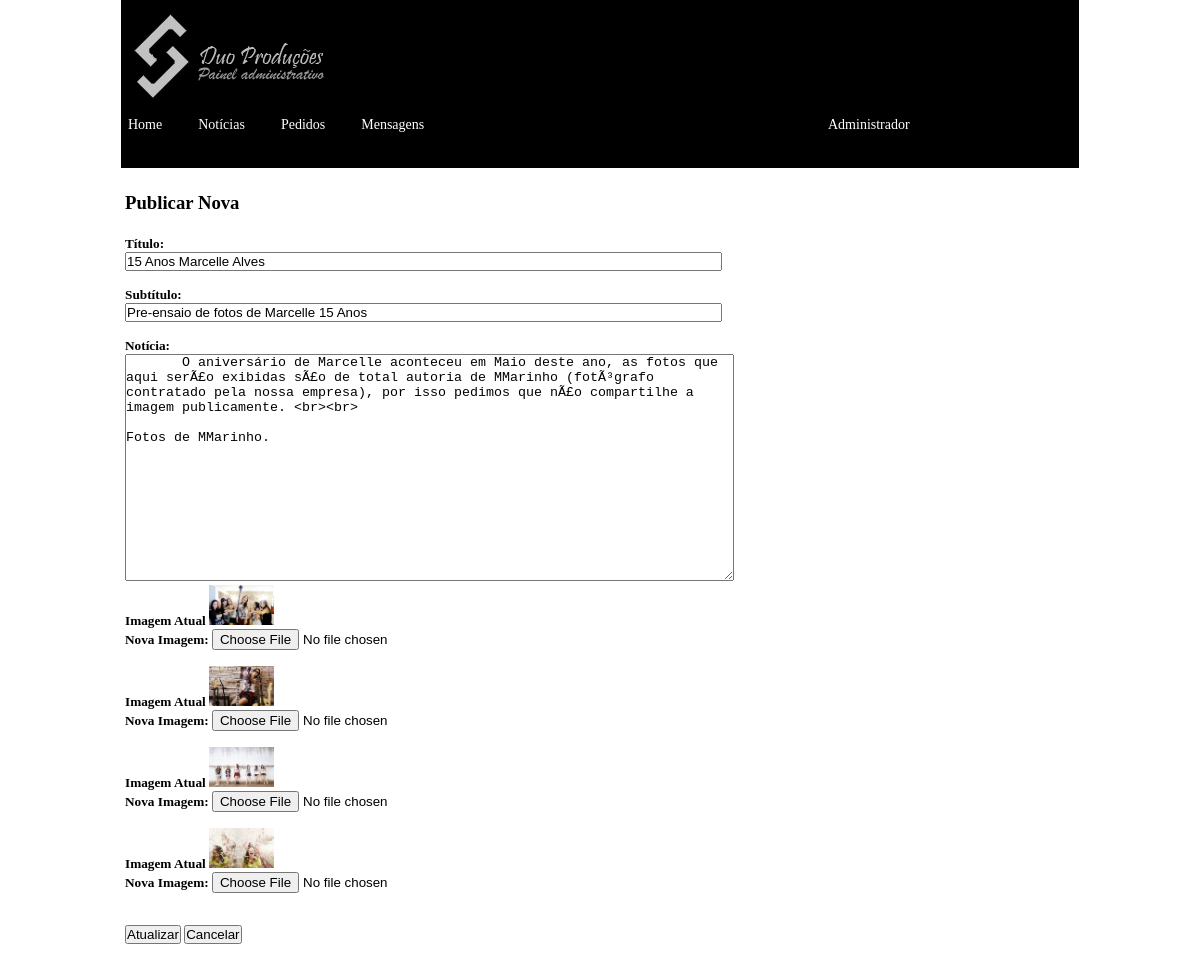
Screenshot of /editarnoticia.php?id=1 (signed in) with the database file from the repository.
### tables this page shows
CREATE TABLE `noticia` (
  `idNoticia` int(11) NOT NULL,
  `titulo` varchar(90) NOT NULL,
  `subtitulo` varchar(150) NOT NULL,
  `noticia` longtext NOT NULL,
  `data` date NOT NULL,
  `hora` time NOT NULL,
  `imagem1` varchar(100) NOT NULL,
  `imagem2` varchar(100) NOT NULL,
  `imagem3` varchar(100) NOT NULL,
  `imagem4` varchar(100) NOT NULL,
  `curtir` int(11) NOT NULL
);

### editarnoticia.php (the view, shortened to what this page needs)
<?php
include ("painel-logado-adm.php");
?>
</head>
<link href="SpryAssets/SpryValidationTextField.css" rel="stylesheet" type="text/css">
<link href="SpryAssets/SpryValidationTextarea.css" rel="stylesheet" type="text/css">
<body>
 <?php
	$id = $_GET['id'];
	$con=mysqli_connect("localhost","root","","tabela");
	$resultado = mysqli_query($con,"SELECT * FROM noticia WHERE idNoticia = '$id'");
	while($dados = mysqli_fetch_array($resultado)){
	?>
<div class="center_content">
<h3><b>Publicar Nova </b><br /><br /></h3>
<form action="editn.php" method="post" enctype="multipart/form-data">
<h5>
<div class="label"><label for="titulo">Título:</label></div>
<div class="campo">
<span id="sprytextfield1">
<input name="titulo" type="text"  id="titulo" size="72" value="<?php echo "$dados[titulo]"?>">
<span class="textfieldRequiredMsg">Um valor é necessário.</span></span><br />
<br />
<div class="label"><label for="titulo">Subtítulo:</label></div>
<div class="campo">
<span id="sprytextfield2">
<input name="subtitulo" type="text"  id="titulo" size="72" value="<?php echo $dados['subtitulo']; ?>" />
<span class="textfieldRequiredMsg">Um valor é necessário.</span></span><br />
<br />
<div class="label"><label for="noticia">Notícia: </label></div>
<div class="campo">
<span id="sprytextarea1">
<textarea name="noticia" id="noticia" cols="74" rows="15"> <?php echo "$dados[noticia]"?> </textarea>
<span class="textareaRequiredMsg">Um valor é necessário.</span></span><br />
<label> Imagem Atual </label>
        <img width="65" height="40" src="<?php echo $dados['imagem1'] ?>" />
        <br/>
    <label> Nova Imagem: </label>
    	<input type="file" name="imagemNova"> <br /><br />
        <label> Imagem Atual </label>
        <img width="65" height="40" src="<?php echo $dados['imagem2'] ?>" />
        <br/>
    <label> Nova Imagem: </label>
    	<input type="file" name="imagemNova2"> <br /><br />
        <label> Imagem Atual </label>
        <img width="65" height="40" src="<?php echo $dados['imagem3'] ?>" />
        <br/>
    <label> Nova Imagem: </label>
    	<input type="file" name="imagemNova3"> <br /><br />
        <label> Imagem Atual </label>
        <img width="65" height="40" src="<?php echo $dados['imagem4'] ?>" />
        <br/>
    <label> Nova Imagem: </label>
    	<input type="file" name="imagemNova4"> <br /><br />
<br />
<input type="submit" value="Atualizar"/>
<input type="reset"  value="Cancelar"/>
</form>
<br />
<br />
<br />
<?php } ?>
</body>
</html>

### adm/style.css (style rules this page uses)
.center_content { width:960px; clear:both; padding:35px 0 0 0; }

### adm/css/estilo.css (style rules this page uses)
* { padding:0; margin:0; }
body { background-color:#FFF; }

### rows the page displays
noticia: titulo "15 Anos Marcelle Alves", subtitulo "Pre-ensaio de fotos de Marcelle 15 Anos", noticia "O aniversário de Marcelle aconteceu em Maio deste ano, as fotos que aqui serÃ£o exibidas sÃ£o de total autoria de MMarinho (fotÃ³grafo contratado pela nossa empresa), por isso pedimos que nÃ£o compartilhe a imagem publicamente. <br><br> Fotos de MMarinho.", imagem1 (picture), imagem2 (picture), imagem3 (picture), imagem4 (picture)
